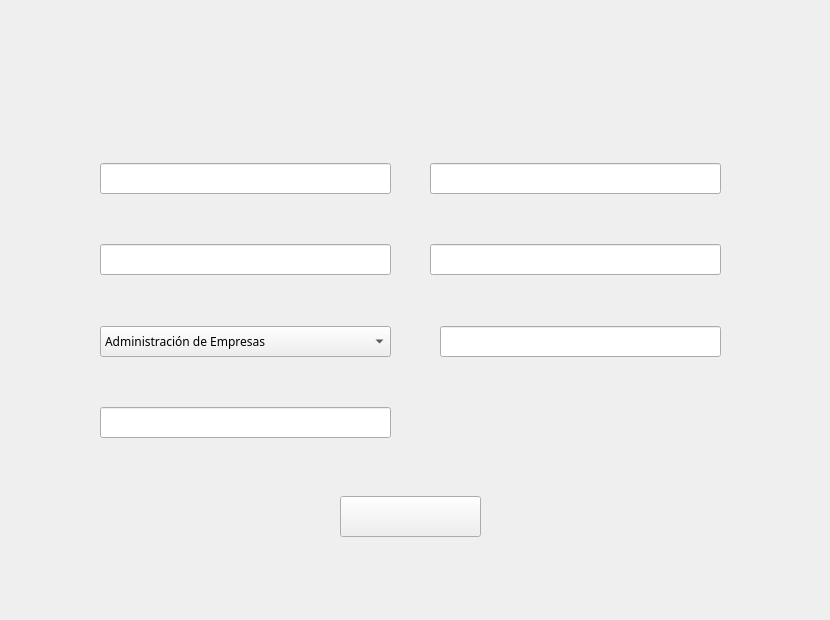
   <widget class="QWidget" name="page_8">
    <widget class="QLabel" name="label_10">
     <property name="geometry">
      <rect>
       <x>0</x>
       <y>0</y>
       <width>821</width>
       <height>611</height>
      </rect>
     </property>
     <property name="text">
      <string/>
     </property>
     <property name="pixmap">
      <pixmap resource="resources.qrc">:/Resources/modificarAlumno.png</pixmap>
     </property>
    </widget>
    <widget class="QLineEdit" name="cuentaLineEdit_2">
     <property name="geometry">
      <rect>
       <x>100</x>
       <y>163</y>
       <width>291</width>
       <height>31</height>
      </rect>
     </property>
     <property name="palette">
      <palette>
       <active>
        <colorrole role="WindowText">
         <brush brushstyle="SolidPattern">
          <color alpha="255">
           <red>26</red>
           <green>43</green>
           <blue>87</blue>
          </color>
         </brush>
        </colorrole>
       </active>
       <inactive>
        <colorrole role="WindowText">
         <brush brushstyle="SolidPattern">
          <color alpha="255">
           <red>26</red>
           <green>43</green>
           <blue>87</blue>
          </color>
         </brush>
        </colorrole>
       </inactive>
       <disabled/>
      </palette>
     </property>
     <property name="font">
      <font>
       <family>Arial Rounded MT Bold</family>
      </font>
     </property>
    </widget>
    <widget class="QLineEdit" name="rolAlumnoLineEdit_2">
     <property name="geometry">
      <rect>
       <x>440</x>
       <y>326</y>
       <width>281</width>
       <height>31</height>
      </rect>
     </property>
     <property name="palette">
      <palette>
       <active>
        <colorrole role="WindowText">
         <brush brushstyle="SolidPattern">
          <color alpha="255">
           <red>26</red>
           <green>43</green>
           <blue>87</blue>
          </color>
         </brush>
        </colorrole>
       </active>
       <inactive>
        <colorrole role="WindowText">
         <brush brushstyle="SolidPattern">
          <color alpha="255">
           <red>26</red>
           <green>43</green>
           <blue>87</blue>
          </color>
         </brush>
        </colorrole>
       </inactive>
       <disabled/>
      </palette>
     </property>
     <property name="font">
      <font>
       <family>Arial Rounded MT Bold</family>
      </font>
     </property>
    </widget>
    <widget class="QLineEdit" name="nombreLineEdit_2">
     <property name="geometry">
      <rect>
       <x>100</x>
       <y>244</y>
       <width>291</width>
       <height>31</height>
      </rect>
     </property>
     <property name="palette">
      <palette>
       <active>
        <colorrole role="WindowText">
         <brush brushstyle="SolidPattern">
          <color alpha="255">
           <red>26</red>
           <green>43</green>
           <blue>87</blue>
          </color>
         </brush>
        </colorrole>
       </active>
       <inactive>
        <colorrole role="WindowText">
         <brush brushstyle="SolidPattern">
          <color alpha="255">
           <red>26</red>
           <green>43</green>
           <blue>87</blue>
          </color>
         </brush>
        </colorrole>
       </inactive>
       <disabled/>
      </palette>
     </property>
     <property name="font">
      <font>
       <family>Arial Rounded MT Bold</family>
      </font>
     </property>
    </widget>
    <widget class="QLineEdit" name="clasesCursadasLineEdit_2">
     <property name="geometry">
      <rect>
       <x>100</x>
       <y>407</y>
       <width>291</width>
       <height>31</height>
      </rect>
     </property>
     <property name="palette">
      <palette>
       <active>
        <colorrole role="WindowText">
         <brush brushstyle="SolidPattern">
          <color alpha="255">
           <red>26</red>
           <green>43</green>
           <blue>87</blue>
          </color>
         </brush>
        </colorrole>
       </active>
       <inactive>
        <colorrole role="WindowText">
         <brush brushstyle="SolidPattern">
          <color alpha="255">
           <red>26</red>
           <green>43</green>
           <blue>87</blue>
          </color>
         </brush>
        </colorrole>
       </inactive>
       <disabled/>
      </palette>
     </property>
     <property name="font">
      <font>
       <family>Arial Rounded MT Bold</family>
      </font>
     </property>
    </widget>
    <widget class="QLineEdit" name="usuarioAlumnoLineEdit_2">
     <property name="geometry">
      <rect>
       <x>430</x>
       <y>163</y>
       <width>291</width>
       <height>31</height>
      </rect>
     </property>
     <property name="palette">
      <palette>
       <active>
        <colorrole role="WindowText">
         <brush brushstyle="SolidPattern">
          <color alpha="255">
           <red>26</red>
           <green>43</green>
           <blue>87</blue>
          </color>
         </brush>
        </colorrole>
       </active>
       <inactive>
        <colorrole role="WindowText">
         <brush brushstyle="SolidPattern">
          <color alpha="255">
           <red>26</red>
           <green>43</green>
           <blue>87</blue>
          </color>
         </brush>
        </colorrole>
       </inactive>
       <disabled/>
      </palette>
     </property>
     <property name="font">
      <font>
       <family>Arial Rounded MT Bold</family>
      </font>
     </property>
    </widget>
    <widget class="QLineEdit" name="passwordAlumnoLineEdit_2">
     <property name="geometry">
      <rect>
       <x>430</x>
       <y>244</y>
       <width>291</width>
       <height>31</height>
      </rect>
     </property>
     <property name="palette">
      <palette>
       <active>
        <colorrole role="WindowText">
         <brush brushstyle="SolidPattern">
          <color alpha="255">
           <red>26</red>
           <green>43</green>
           <blue>87</blue>
          </color>
         </brush>
        </colorrole>
       </active>
       <inactive>
        <colorrole role="WindowText">
         <brush brushstyle="SolidPattern">
          <color alpha="255">
           <red>26</red>
           <green>43</green>
           <blue>87</blue>
          </color>
         </brush>
        </colorrole>
       </inactive>
       <disabled/>
      </palette>
     </property>
     <property name="font">
      <font>
       <family>Arial Rounded MT Bold</family>
      </font>
     </property>
    </widget>
    <widget class="QPushButton" name="modifyAlumnoBtn_2">
     <property name="geometry">
      <rect>
       <x>340</x>
       <y>496</y>
       <width>141</width>
       <height>41</height>
      </rect>
     </property>
     <property name="text">
      <string/>
     </property>
    </widget>
    <widget class="QComboBox" name="carreraComboBox_2">
     <property name="geometry">
      <rect>
       <x>100</x>
       <y>326</y>
       <width>291</width>
       <height>31</height>
      </rect>
     </property>
     <property name="palette">
      <palette>
       <active>
        <colorrole role="WindowText">
         <brush brushstyle="SolidPattern">
          <color alpha="255">
           <red>26</red>
           <green>43</green>
           <blue>87</blue>
          </color>
         </brush>
        </colorrole>
       </active>
       <inactive>
        <colorrole role="WindowText">
         <brush brushstyle="SolidPattern">
          <color alpha="255">
           <red>26</red>
           <green>43</green>
           <blue>87</blue>
          </color>
         </brush>
        </colorrole>
       </inactive>
       <disabled/>
      </palette>
     </property>
     <property name="font">
      <font>
       <family>Arial Rounded MT Bold</family>
      </font>
     </property>
     <item>
      <property name="text">
       <string>Administración de Empresas</string>
      </property>
     </item>
     <item>
      <property name="text">
       <string>Contaduría Pública y Finanzas</string>
      </property>
     </item>
     <item>
      <property name="text">
       <string>Ingeniería en Sistemas Computacionales</string>
      </property>
     </item>
     <item>
      <property name="text">
       <string>Ingeniería Industrial</string>
      </property>
     </item>
     <item>
      <property name="text">
       <string>Medicina</string>
      </property>
     </item>
     <item>
      <property name="text">
       <string>Enfermería</string>
      </property>
     </item>
     <item>
      <property name="text">
       <string>Derecho</string>
      </property>
     </item>
     <item>
      <property name="text">
       <string>Psicología</string>
      </property>
     </item>
     <item>
      <property name="text">
       <string>Mercadotecnia</string>
      </property>
     </item>
    </widget>
   </widget>
